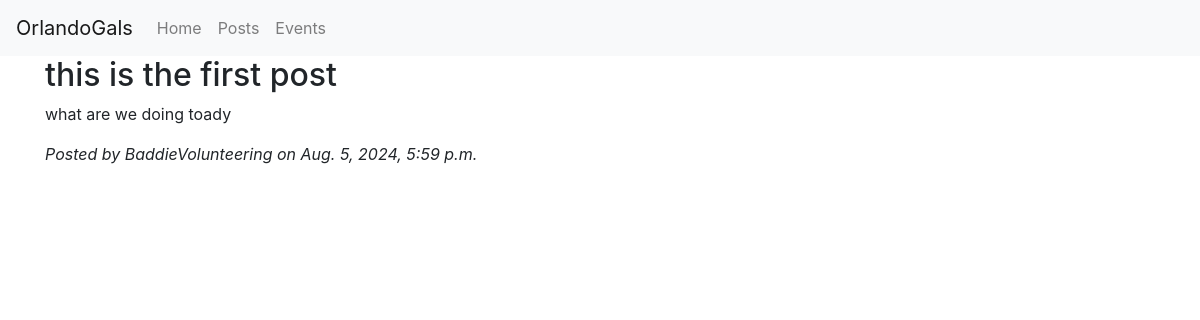
The app's page /posts/1/ with its own data.
### events/models.py (models this page shows, shortened)
class Post(models.Model):
    title = models.CharField(max_length=200)
    content = models.TextField()
    author = models.ForeignKey(User, on_delete=models.CASCADE)
    created_at = models.DateTimeField(auto_now_add=True)

### events/views.py (the view)
# urls.py: path('posts/<int:post_id>/', views.post_detail, name='post_detail'),
def post_detail(request, post_id):
    post = get_object_or_404(Post, id=post_id)
    return render(request, 'events/post_detail.html', {'post': post})

### events/templates/events/post_detail.html (shortened to what this page needs)
{% extends "events/base.html" %}
{% block content %}
<h2>{{ post.title }}</h2>
<p>{{ post.content }}</p>
<p><em>Posted by {{ post.author }} on {{ post.created_at }}</em></p>
{% endblock %}

### static/css/styles.css (style rules this page uses)
body { font-family: Arial, sans-serif; margin: 0; padding: 0; background-color: #f4f4f4; }
h1, h2 { color: #333; }

### records on screen
Post: title "this is the first post", content "what are we doing toady", author "BaddieVolunteering", created_at "Aug. 5, 2024, 5:59 p.m."
